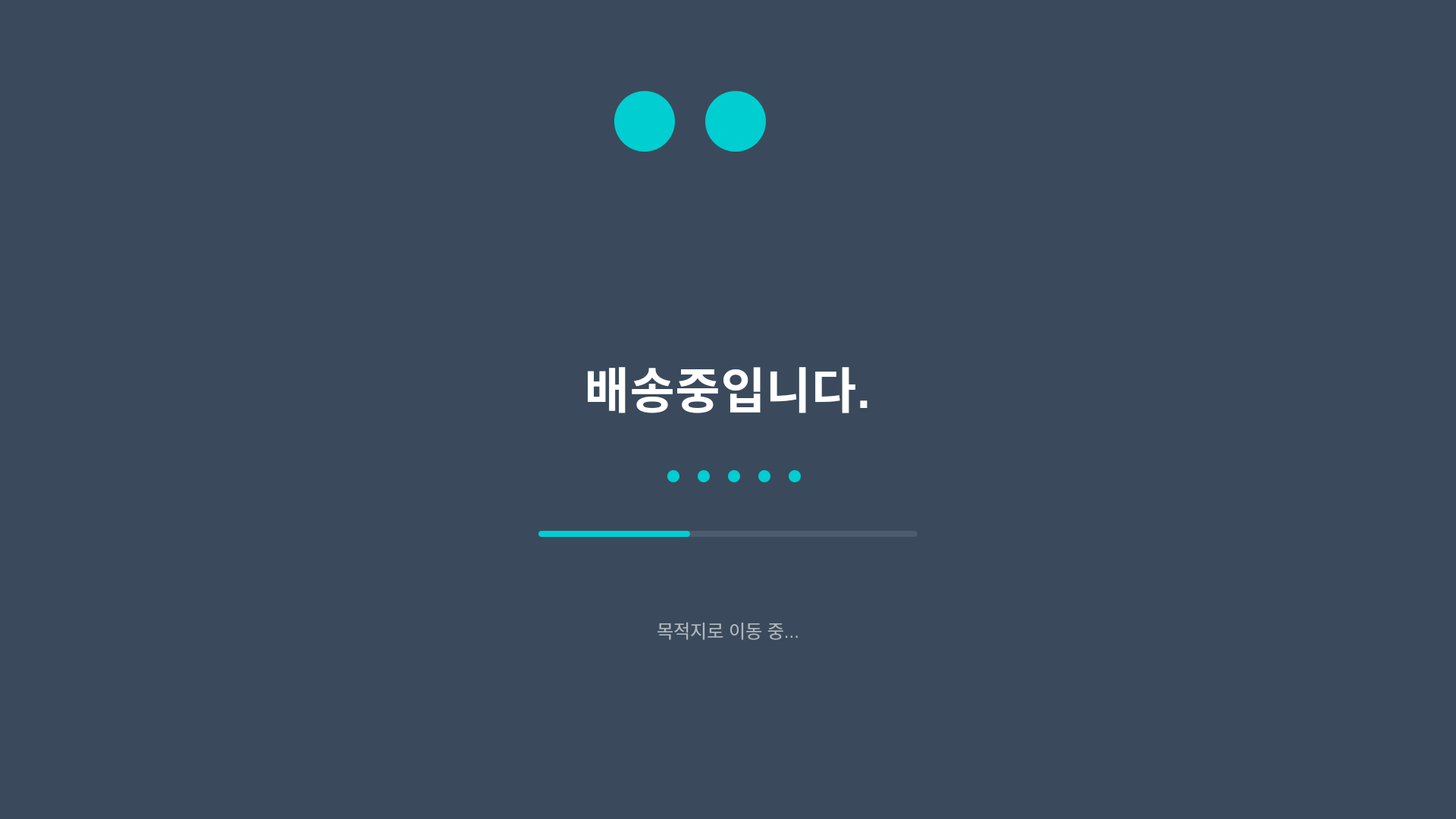
<?xml version="1.0" encoding="UTF-8"?>
<ui version="4.0">
 <class>DeliveryProgress</class>
 <widget class="QWidget" name="DeliveryProgress">
  <property name="geometry">
   <rect>
    <x>0</x>
    <y>0</y>
    <width>1920</width>
    <height>1080</height>
   </rect>
  </property>
  <property name="windowTitle">
   <string>Delivery Progress</string>
  </property>
  <property name="styleSheet">
   <string>QWidget {
    background-color: #3a4a5c;
}

QLabel {
    color: white;
    font-family: &quot;Malgun Gothic&quot;, &quot;Arial&quot;, sans-serif;
    background-color: transparent;
    border: none;
}</string>
  </property>
  <widget class="QLabel" name="statusIndicator1">
   <property name="geometry">
    <rect>
     <x>810</x>
     <y>120</y>
     <width>80</width>
     <height>80</height>
    </rect>
   </property>
   <property name="styleSheet">
    <string>background-color: #00CED1; border-radius: 40px;</string>
   </property>
   <property name="text">
    <string/>
   </property>
  </widget>
  <widget class="QLabel" name="statusIndicator2">
   <property name="geometry">
    <rect>
     <x>930</x>
     <y>120</y>
     <width>80</width>
     <height>80</height>
    </rect>
   </property>
   <property name="styleSheet">
    <string>background-color: #00CED1; border-radius: 40px;</string>
   </property>
   <property name="text">
    <string/>
   </property>
  </widget>
  <widget class="QLabel" name="mainMessage">
   <property name="geometry">
    <rect>
     <x>610</x>
     <y>450</y>
     <width>700</width>
     <height>120</height>
    </rect>
   </property>
   <property name="styleSheet">
    <string>font-size: 64px; 
font-weight: bold; 
color: white; 
letter-spacing: 1px;</string>
   </property>
   <property name="text">
    <string>배송중입니다.</string>
   </property>
   <property name="alignment">
    <set>Qt::AlignCenter</set>
   </property>
  </widget>
  <widget class="QLabel" name="loadingDot1">
   <property name="geometry">
    <rect>
     <x>880</x>
     <y>620</y>
     <width>16</width>
     <height>16</height>
    </rect>
   </property>
   <property name="styleSheet">
    <string>background-color: #00CED1; border-radius: 8px;</string>
   </property>
   <property name="text">
    <string/>
   </property>
  </widget>
  <widget class="QLabel" name="loadingDot2">
   <property name="geometry">
    <rect>
     <x>920</x>
     <y>620</y>
     <width>16</width>
     <height>16</height>
    </rect>
   </property>
   <property name="styleSheet">
    <string>background-color: #00CED1; border-radius: 8px;</string>
   </property>
   <property name="text">
    <string/>
   </property>
  </widget>
  <widget class="QLabel" name="loadingDot3">
   <property name="geometry">
    <rect>
     <x>960</x>
     <y>620</y>
     <width>16</width>
     <height>16</height>
    </rect>
   </property>
   <property name="styleSheet">
    <string>background-color: #00CED1; border-radius: 8px;</string>
   </property>
   <property name="text">
    <string/>
   </property>
  </widget>
  <widget class="QLabel" name="loadingDot4">
   <property name="geometry">
    <rect>
     <x>1000</x>
     <y>620</y>
     <width>16</width>
     <height>16</height>
    </rect>
   </property>
   <property name="styleSheet">
    <string>background-color: #00CED1; border-radius: 8px;</string>
   </property>
   <property name="text">
    <string/>
   </property>
  </widget>
  <widget class="QLabel" name="loadingDot5">
   <property name="geometry">
    <rect>
     <x>1040</x>
     <y>620</y>
     <width>16</width>
     <height>16</height>
    </rect>
   </property>
   <property name="styleSheet">
    <string>background-color: #00CED1; border-radius: 8px;</string>
   </property>
   <property name="text">
    <string/>
   </property>
  </widget>
  <widget class="QLabel" name="deliveryIcon">
   <property name="geometry">
    <rect>
     <x>960</x>
     <y>300</y>
     <width>80</width>
     <height>80</height>
    </rect>
   </property>
   <property name="styleSheet">
    <string>font-size: 60px;</string>
   </property>
   <property name="text">
    <string/>
   </property>
   <property name="alignment">
    <set>Qt::AlignCenter</set>
   </property>
  </widget>
  <widget class="QFrame" name="progressFrame">
   <property name="geometry">
    <rect>
     <x>710</x>
     <y>700</y>
     <width>500</width>
     <height>8</height>
    </rect>
   </property>
   <property name="styleSheet">
    <string>QFrame {
    background-color: rgba(255, 255, 255, 0.1);
    border-radius: 4px;
    border: none;
}</string>
   </property>
   <widget class="QLabel" name="progressBar">
    <property name="geometry">
     <rect>
      <x>0</x>
      <y>0</y>
      <width>200</width>
      <height>8</height>
     </rect>
    </property>
    <property name="styleSheet">
     <string>background-color: #00CED1; border-radius: 4px;</string>
    </property>
    <property name="text">
     <string/>
    </property>
   </widget>
  </widget>
  <widget class="QLabel" name="statusText">
   <property name="geometry">
    <rect>
     <x>710</x>
     <y>800</y>
     <width>500</width>
     <height>60</height>
    </rect>
   </property>
   <property name="styleSheet">
    <string>font-size: 24px; 
color: rgba(255, 255, 255, 0.6); 
font-weight: normal;</string>
   </property>
   <property name="text">
    <string>목적지로 이동 중...</string>
   </property>
   <property name="alignment">
    <set>Qt::AlignCenter</set>
   </property>
  </widget>
 </widget>
 <resources/>
 <connections/>
</ui>
